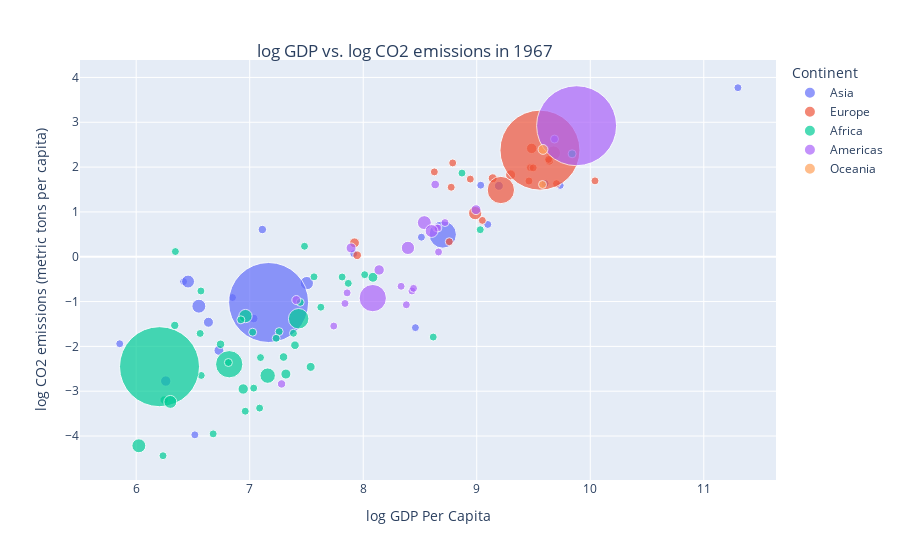

Notebook code cell kept with this figure:
### Markdown cell above
#### Question 5
The interactive plot below indicates the log GDP per capita (x axis) and the log CO2 in metric tons per capita (y axis). The size of the dots correspond to the population size of the country.

### Code cell
yr67 = df[df['Year'] == 1967]
yr67 = yr67[[
    "gdpPercap", "CO2 emissions (metric tons per capita)",
    'pop', 'continent']].dropna()
yr67[["gdpPercap",
      "CO2 emissions (metric tons per capita)"]] = np.log(
    yr67[["gdpPercap",
          "CO2 emissions (metric tons per capita)"]])

fig = px.scatter(
    yr67, x="gdpPercap",  y="CO2 emissions (metric tons per capita)",
    color="continent", size='pop',
    labels={
        "gdpPercap": "log GDP Per Capita",
        "CO2 emissions (metric tons per capita)":
        "log CO2 emissions (metric tons per capita)",
        "continent": "Continent"})

fig.update_layout(
    title={'text':'log GDP vs. log CO2 emissions in 1967',
           'xanchor': 'center', 'yanchor': 'top', 
           'x':0.45, 'y':0.92})

fig.update_traces(marker=dict(
        size=yr67['pop'],
        sizemode='area',
        sizeref=2 * max(yr67['pop']) / (80 ** 2),
        sizemin=4), selector=dict(type='scatter'))

fig.write_html("q5plot.html")
fig.show()
